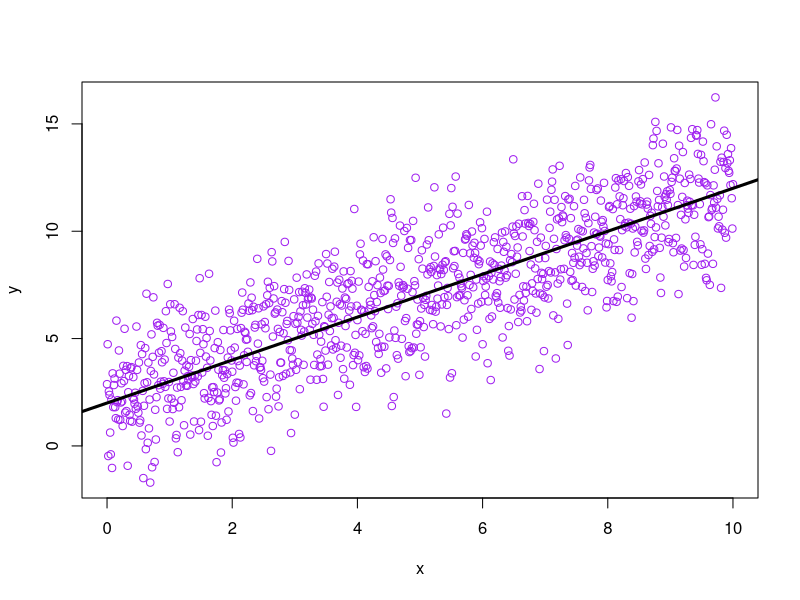
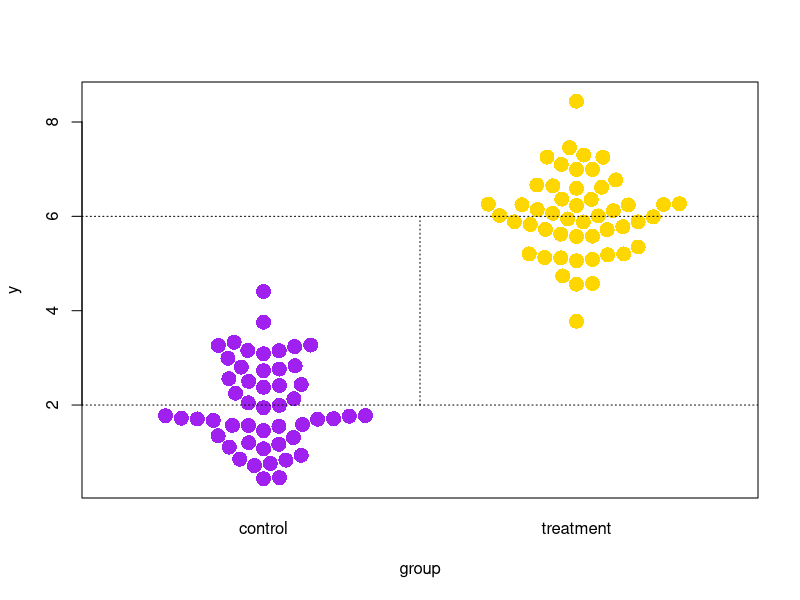
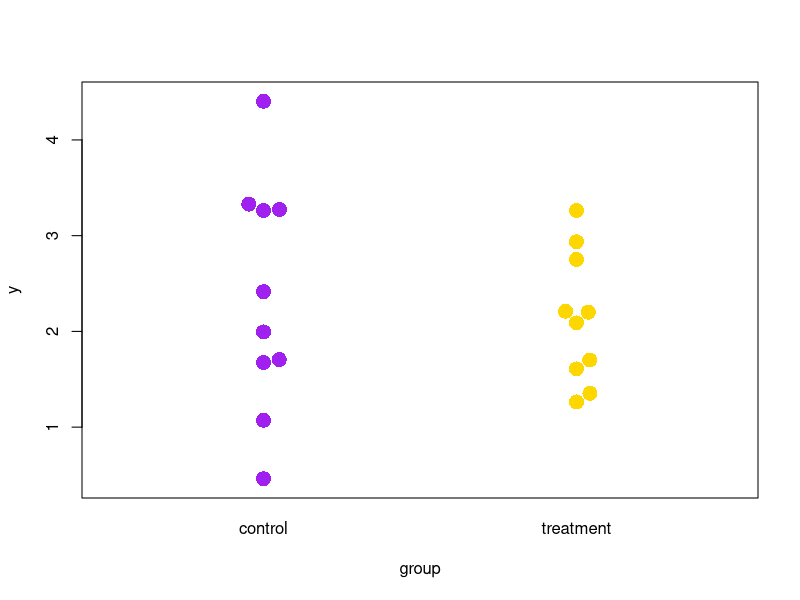
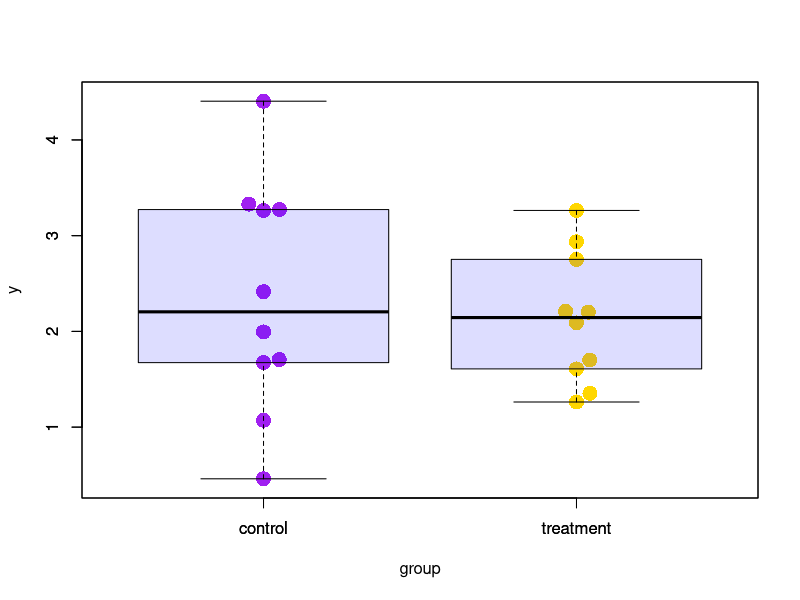
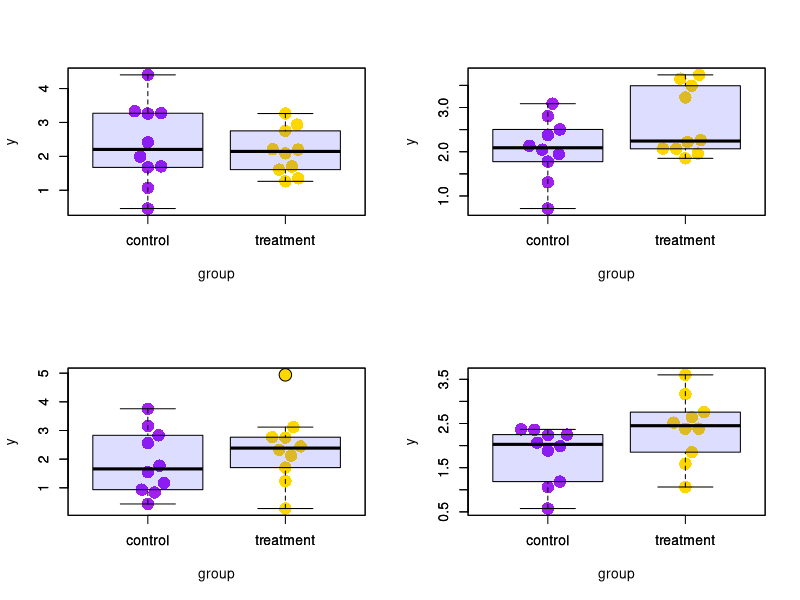
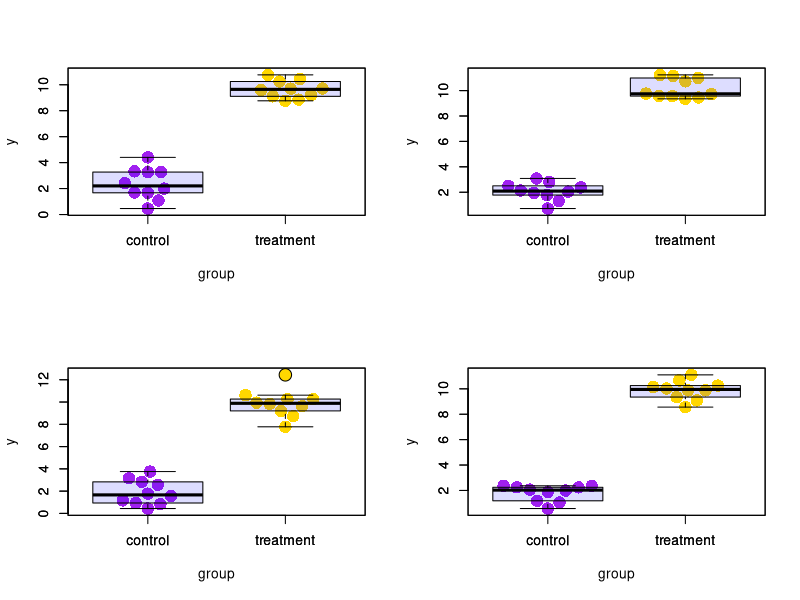
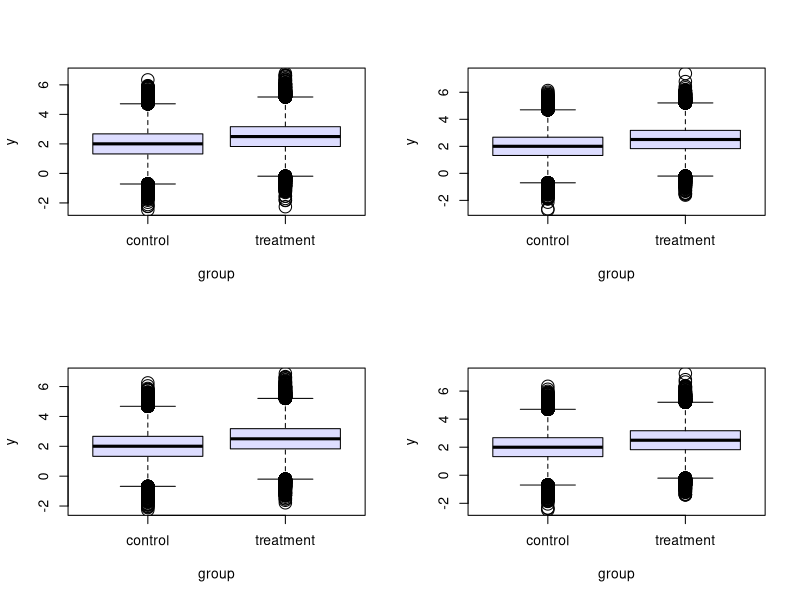

The R script that drew these images, in order:
## ---- chunk 1
knitr::opts_chunk$set(echo = FALSE)
library(beeswarm)
library(knitr)
library(kableExtra)
beeswarm_sim <- function(n, mean1, mean2, add_means=FALSE, add_beeswarm=TRUE){
  group_1 <- rnorm(n, mean=mean1)
  group_2 <- rnorm(n, mean=mean2)
  df <- data.frame(
    group=c(rep("control", n), rep("treatment", n)),
    y=c(group_1, group_2)
  )
  if(add_beeswarm){
    beeswarm(y ~ group, data=df, col=c("purple", "gold"), pch=16, cex=2)
  }
  if(add_means){
    boxplot(y ~ group, data=df, add=add_beeswarm, col="#0000ff22", cex=2)
  }
}
## ---- chunk 2
df <- data.frame(Exposure = c("Exposed", "Unexposed"), 
                 Outcome = linebreak(c("a", "b")), 
                 NoOutcome = linebreak(c("c", "d")))
kable(df, col.names = c("", "Outcome", "No Outcome"), escape = F,
      caption="Example 2x2 Table") %>%
  kable_styling(latex_options = "hold_position")
## ---- chunk 3
x <- seq(0, 10, by=0.01)
y <- 2 + x * 1 + rnorm(length(x), sd=2)
plot(y ~ x, col='purple')
abline(a=2, b=1, col='black', lwd=3)
## ---- chunk 4
set.seed(0)
beeswarm_sim(n=50, mean1=2.0, mean2=6.0)
abline(2.0, 0, lty='dotted')
abline(6.0, 0, lty='dotted')
segments(x0=1.5, x1=1.5, y0=2.0, y1=6.0, lty='dotted')
## ---- chunk 5
set.seed(0)
beeswarm_sim(n=10, mean1=2.0, mean2=2.5)
## ---- chunk 6
set.seed(0)
beeswarm_sim(n=10, mean1=2.0, mean2=2.5, add_means=TRUE)
## ---- chunk 7
set.seed(0)
par(mfrow=c(2, 2))
for(i in 1:4){
  beeswarm_sim(n=10, mean1=2.0, mean2=2.5, add_means=TRUE)
}
## ---- chunk 8
set.seed(0)
par(mfrow=c(2, 2))
for(i in 1:4){
  beeswarm_sim(n=10, mean1=2., mean2=10., add_means=TRUE)
}
## ---- chunk 9
set.seed(0)
par(mfrow=c(2, 2))
for(i in 1:4){
  beeswarm_sim(n=100000, mean1=2.0, mean2=2.5, add_means=TRUE, add_beeswarm=FALSE)
}
